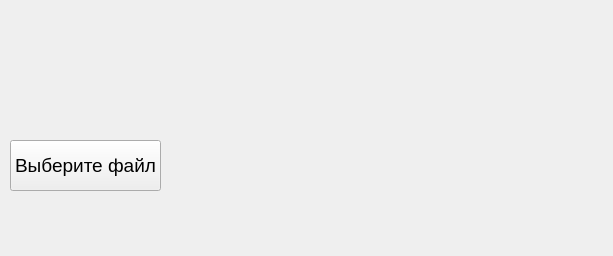
<?xml version="1.0" encoding="UTF-8"?>
<ui version="4.0">
 <class>Widget</class>
 <widget class="QWidget" name="Widget">
  <property name="geometry">
   <rect>
    <x>0</x>
    <y>0</y>
    <width>613</width>
    <height>256</height>
   </rect>
  </property>
  <property name="windowTitle">
   <string>Parser</string>
  </property>
  <widget class="QPushButton" name="chooseFileBtn">
   <property name="geometry">
    <rect>
     <x>10</x>
     <y>140</y>
     <width>151</width>
     <height>51</height>
    </rect>
   </property>
   <property name="font">
    <font>
     <pointsize>14</pointsize>
    </font>
   </property>
   <property name="text">
    <string>Выберите файл</string>
   </property>
  </widget>
  <widget class="QWidget" name="verticalLayoutWidget">
   <property name="geometry">
    <rect>
     <x>10</x>
     <y>10</y>
     <width>581</width>
     <height>121</height>
    </rect>
   </property>
   <layout class="QVBoxLayout" name="verticalLayout">
    <item>
     <widget class="QLabel" name="CL_label">
      <property name="font">
       <font>
        <pointsize>14</pointsize>
       </font>
      </property>
      <property name="text">
       <string/>
      </property>
      <property name="wordWrap">
       <bool>false</bool>
      </property>
     </widget>
    </item>
    <item>
     <widget class="QLabel" name="cl_label">
      <property name="font">
       <font>
        <pointsize>14</pointsize>
       </font>
      </property>
      <property name="text">
       <string/>
      </property>
     </widget>
    </item>
    <item>
     <widget class="QLabel" name="CLI_label">
      <property name="font">
       <font>
        <pointsize>14</pointsize>
       </font>
      </property>
      <property name="text">
       <string/>
      </property>
     </widget>
    </item>
   </layout>
  </widget>
 </widget>
 <resources/>
 <connections/>
</ui>
